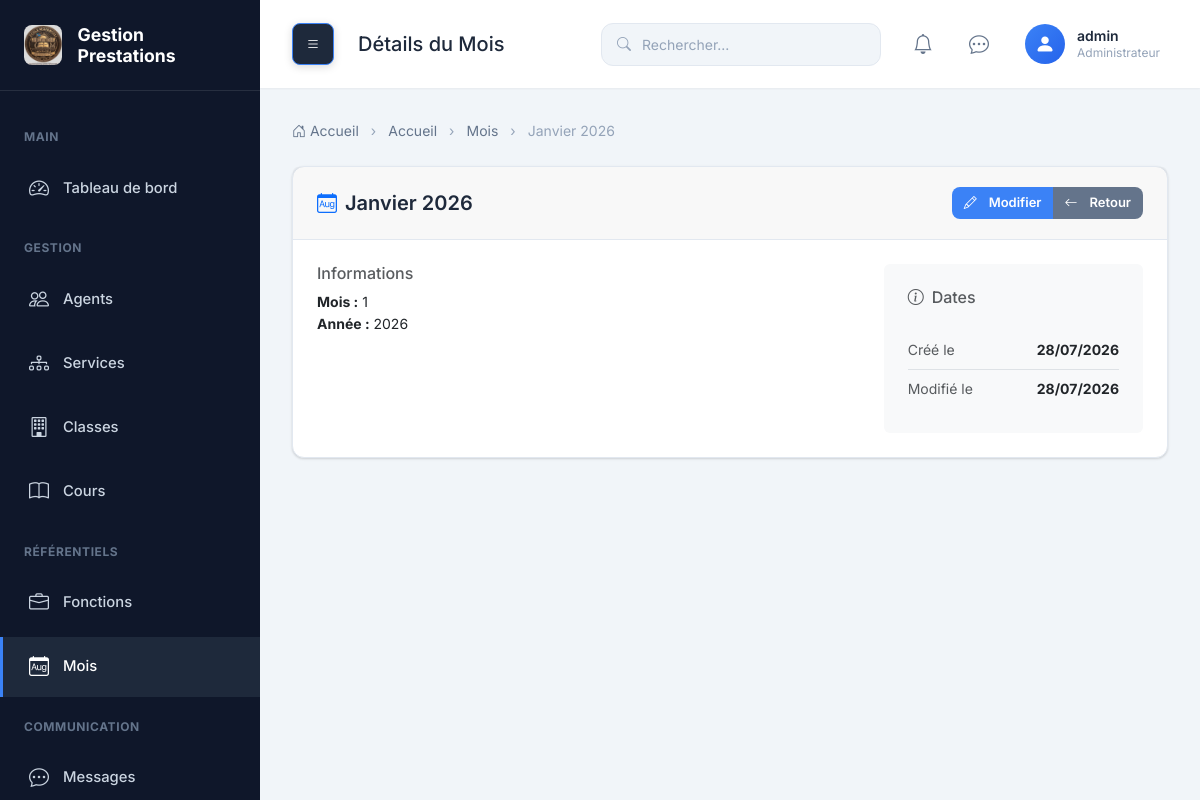
Page /mois/1/ (signed in) on the committed database.
### prestation/models.py (models this page shows, shortened)
class Utilisateur(models.Model):
    ROLE_CHOICES = (
        ('ADMIN', 'Administrateur'),
        ('SECRETAIRE', 'Secrétaire'),
        ('ENSEIGNANT', 'Enseignant'),
        ('PREFET', 'Préfet de discipline'),
        ('SURVEILLANT', 'Surveillant'),
    )
    user = models.OneToOneField(
        User,
        on_delete=models.CASCADE,
        related_name='utilisateur'
    )
    agent = models.OneToOneField(
        Agent,
        on_delete=models.CASCADE,
        related_name='utilisateur'
    )
    role = models.CharField(
        max_length=20,
        choices=ROLE_CHOICES
    )
    created_at = models.DateTimeField(auto_now_add=True)
    updated_at = models.DateTimeField(auto_now=True)
    must_change_password = models.BooleanField(
        default=True,
        help_text='Indique si l\'utilisateur doit changer son mot de passe à la prochaine connexion'
    )
    class Meta:
        ordering = ['user__username']
        verbose_name = 'Utilisateur'
        verbose_name_plural = 'Utilisateurs'
        indexes = [
            models.Index(fields=['role']),
        ]

class Mois(models.Model):
    libelle = models.CharField(max_length=50)
    mois_num = models.IntegerField()
    annee = models.IntegerField()
    created_at = models.DateTimeField(auto_now_add=True)
    updated_at = models.DateTimeField(auto_now=True)
    class Meta:
        ordering = ['annee', 'mois_num']
        verbose_name = 'Mois'
        verbose_name_plural = 'Mois'
        constraints = [
            models.UniqueConstraint(
                fields=['mois_num', 'annee'],
                name='unique_mois_annee'
            ),
        ]

### prestation/views.py (the view)
# urls.py: path('mois/<int:mois_id>/', views.mois_show, name='mois_show'),
@login_required
def mois_show(request, mois_id):
    return render(request, 'mois/show.html', {'mois': get_object_or_404(Mois, pk=mois_id)})

### templates/mois/show.html (shortened to what this page needs)
{% extends 'base.html' %}
{% load static %}
{% block page_title %}Détails du Mois{% endblock %}
{% block breadcrumb %}
<li class="breadcrumb-item"><a href="{% url 'dashboard' %}">Accueil</a></li>
<li class="breadcrumb-item"><a href="{% url 'mois' %}">Mois</a></li>
<li class="breadcrumb-item active" aria-current="page">{{ mois.libelle }}</li>
{% endblock %}
{% block content %}
<div class="row">
    <div class="col-lg-12">
        <div class="card mb-4">
            <div class="card-header d-flex justify-content-between align-items-center">
                <h5 class="mb-0">
                    <i class="bi bi-calendar-month me-2 text-primary"></i>{{ mois.libelle }}
                </h5>
                <div class="btn-group">
                    <a href="{% url 'mois_edit' mois.id %}" class="btn btn-primary btn-sm">
                        <i class="bi bi-pencil me-1"></i>Modifier
                    </a>
                    <a href="{% url 'mois' %}" class="btn btn-secondary btn-sm">
                        <i class="bi bi-arrow-left me-1"></i>Retour
                    </a>
                </div>
            </div>
            <div class="card-body">
                <div class="row">
                    <div class="col-md-8">
                        <h6 class="text-muted mb-2">Informations</h6>
                        <p>
                            <strong>Mois :</strong> {{ mois.mois_num }}<br>
                            <strong>Année :</strong> {{ mois.annee }}
                        </p>
                    </div>
                    <div class="col-md-4">
                        <div class="bg-light p-4 rounded">
                            <h6 class="text-muted mb-3"><i class="bi bi-info-circle me-2"></i>Dates</h6>
                            <div class="d-flex justify-content-between py-2 border-bottom">
                                <span class="text-muted">Créé le</span>
                                <strong>{{ mois.created_at|date:"d/m/Y" }}</strong>
                            </div>
                            <div class="d-flex justify-content-between py-2">
                                <span class="text-muted">Modifié le</span>
                                <strong>{{ mois.updated_at|date:"d/m/Y" }}</strong>
                            </div>
                        </div>
                    </div>
                </div>
            </div>
        </div>
    </div>
</div>
{% endblock %}

### prestation/templates/base.html (shortened to what this page needs)
{% load static %}
<!DOCTYPE html>
<html lang="fr">
<head>
    <link href="https://cdnjs.cloudflare.com/ajax/libs/bootstrap/5.3.2/css/bootstrap.min.css" rel="stylesheet">
    <link href="https://cdnjs.cloudflare.com/ajax/libs/bootstrap-icons/1.11.1/font/bootstrap-icons.min.css" rel="stylesheet">
    <link href="{% static 'css/style.css' %}" rel="stylesheet">
</head>
<body>
    {% if user.is_authenticated %}
    <div class="wrapper">
        <aside class="sidebar" id="sidebar">
            <div class="sidebar-brand">
                <img src="{% static 'images/logo.png' %}" alt="Logo" onerror="this.style.display='none'">
                <h4>Gestion Prestations</h4>
            </div>
            <ul class="sidebar-menu">
                <li class="menu-header">Main</li>
                <li>
                    <a href="{% url 'dashboard' %}" class="{% if request.path == '/' or request.path == '/dashboard/' %}active{% endif %}">
                        <i class="bi bi-speedometer2"></i>
                        <span>Tableau de bord</span>
                    </a>
                </li>
                <li class="menu-header">Gestion</li>
                <li>
                    <a href="{% url 'agents' %}" class="{% if 'agents' in request.path %}active{% endif %}">
                        <i class="bi bi-people"></i>
                        <span>Agents</span>
                    </a>
                </li>
                <li>
                    <a href="{% url 'services' %}" class="{% if 'services' in request.path %}active{% endif %}">
                        <i class="bi bi-diagram-3"></i>
                        <span>Services</span>
                    </a>
                </li>
                <li>
                    <a href="{% url 'classes' %}" class="{% if 'classes' in request.path %}active{% endif %}">
                        <i class="bi bi-building"></i>
                        <span>Classes</span>
                    </a>
                </li>
                <li>
                    <a href="{% url 'cours' %}" class="{% if 'cours' in request.path %}active{% endif %}">
                        <i class="bi bi-book"></i>
                        <span>Cours</span>
                    </a>
                </li>
                <li class="menu-header">Référentiels</li>
                <li>
                    <a href="{% url 'fonctions' %}" class="{% if 'fonctions' in request.path %}active{% endif %}">
                        <i class="bi bi-briefcase"></i>
                        <span>Fonctions</span>
                    </a>
                </li>
                <li>
                    <a href="{% url 'mois' %}" class="{% if 'mois' in request.path %}active{% endif %}">
                        <i class="bi bi-calendar-month"></i>
                        <span>Mois</span>
                    </a>
                </li>
                <li class="menu-header">Communication</li>
                <li>
                    <a href="{% url 'messages' %}" class="{% if 'messages' in request.path %}active{% endif %}">
                        <i class="bi bi-chat-dots"></i>
                        <span>Messages</span>
                    </a>
                </li>
            </ul>
        </aside>
        <main class="main-content">
            <nav class="navbar">
                <div class="navbar-left">
                    <button class="navbar-toggle-desktop" id="sidebarToggle" title="Afficher/masquer le menu">
                        <i class="bi bi-list"></i>
                    </button>
                    <h5 class="mb-0">{% block page_title %}Tableau de bord{% endblock %}</h5>
                </div>
                <div class="navbar-right">
                    <div class="navbar-search">
                        <i class="bi bi-search"></i>
                        <input type="text" class="form-control" placeholder="Rechercher...">
                    </div>
                    <div class="navbar-actions">
                        <a href="{% url 'notifications' %}" class="navbar-action" title="Notifications">
                            <i class="bi bi-bell"></i>
                        </a>
                        <a href="{% url 'messages' %}" class="navbar-action" title="Messages">
                            <i class="bi bi-chat-dots"></i>
                        </a>
                        <div class="navbar-user" id="userDropdown">
                            {% if user.utilisateur.agent.photo %}
                                <img src="{{ user.utilisateur.agent.photo.url }}" alt="{{ user.username }}">
                            {% else %}
                                <div class="navbar-user-avatar">
                                    <i class="bi bi-person-fill"></i>
                                </div>
                            {% endif %}
                            <div class="navbar-user-info">
                                <div class="navbar-user-name">{{ user.username }}</div>
                                <div class="navbar-user-role">{{ user.utilisateur.get_role_display }}</div>
                            </div>
                        </div>
                    </div>
                </div>
            </nav>
            <div class="content-area">
                <nav aria-label="breadcrumb">
                    <ol class="breadcrumb">
                        <li class="breadcrumb-item"><a href="{% url 'dashboard' %}"><i class="bi bi-house-door"></i> Accueil</a></li>
                        {% block breadcrumb %}{% endblock %}
                    </ol>
                </nav>
                {% block content %}{% endblock %}
            </div>
        </main>
    </div>
    {% else %}
        {% block auth_content %}{% endblock %}
    {% endif %}
</body>
</html>

### rows in the picture
Mois: libelle "Janvier 2026", mois_num "1", annee "2026", created_at "28/07/2026", updated_at "28/07/2026"

### other values in the picture
{{ user.username }} "admin"
{{ user.utilisateur.get_role_display }} "Administrateur"
